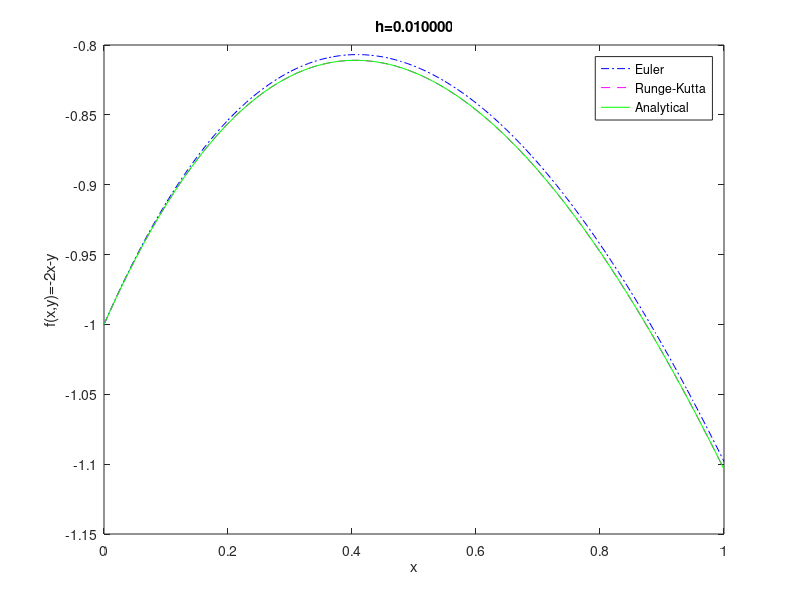
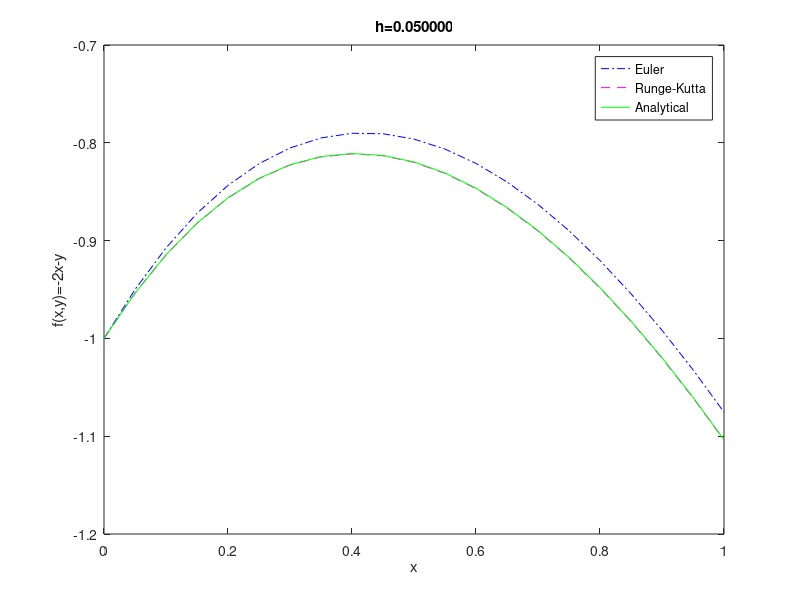
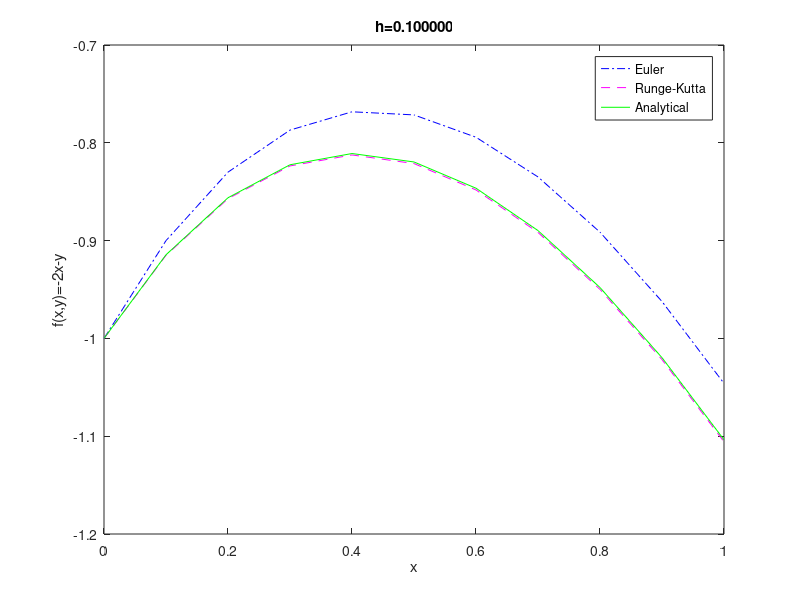
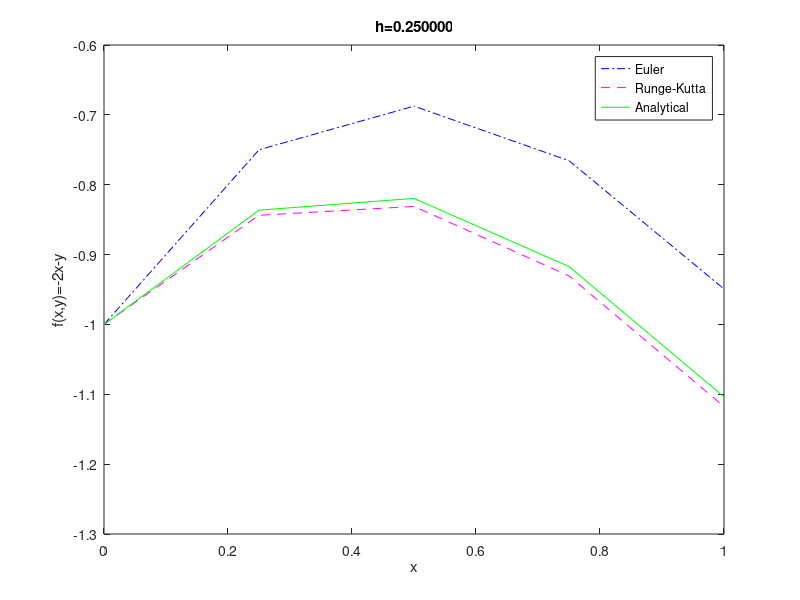

Here is the MATLAB script that generated these plots, in order:
%% Exercise 2a

f = @(x,y) -2*x-y;  % function to be analysed
y_0 = -1;           % starting point of y
interval = [0 1];   % x in [0,1]
h_vals = [0.01,0.05,0.1,0.25,0.5];

% Euler, RK2 and the analytical solution
euler = @(x_i,y_i,h) y_i + h*f(x_i,y_i);
rungekutta = @(x_i,y_i,h) y_i + 1/2*h*(f(x_i,y_i)+f(x_i+h,y_i+h*f(x_i,y_i)));
analytical = @(x) -3*exp(-x)-2*x+2;

euler_error = length(h_vals);
rungekutta_error = length(h_vals);
for num_run = 1:length(h_vals)
    h = h_vals(num_run);

x = interval(1):h:interval(2);
num_x = length(x);

% allocate memory
y_euler = zeros(1,num_x);
y_rk = zeros(1,num_x);
y_analytical = zeros(1,num_x);

% solve analytically
for i = 1:num_x  % calculate the function inside [0,1]
    y_analytical(i) = analytical(x(i));
end

% solve using Euler and RK2
y_euler(1) = y_0;
y_rk(1) = y_0;

e_err = zeros(1,num_x-1);
rk_err = zeros(1,num_x-1);
for i = 2:num_x  % calculate the function inside [0,1]
    y_euler(i) = euler(x(i-1),y_euler(i-1),h);
    y_rk(i) = rungekutta(x(i-1),y_rk(i-1),h);
    
    e_err(i-1) = (y_analytical(i)-y_euler(i))^2;
    rk_err(i-1) = (y_analytical(i)-y_rk(i))^2;
end
euler_error(num_run) = mean(e_err);
rungekutta_error(num_run) = mean(rk_err);

figure;
plot(x,y_euler,'b-.',x,y_rk,'m--',x,y_analytical,'g-');
xlabel('x');ylabel('f(x,y)=-2x-y');
title(sprintf('h=%f',h));
legend('Euler','Runge-Kutta','Analytical');
end

% print error
for i = 1:length(h_vals)
disp(sprintf('When h=%.2f Euler error=%f and RK2 error=%f.',h_vals(i),euler_error(i),rungekutta_error(i)));
end

%% Exercise 2b

analytical = @(x) -3*exp(-x)-2*x+2;

f = @(x,y) -2*x-y;  % function to be analysed
y_0 = -1;           % starting point of y
interval = [0 1];   % x in [0,1]
x_vals = linspace(interval(1),interval(2),100);
[t,y_ode45] = ode45(f,x_vals,y_0);

% solve analytically
y_analytical = zeros(1,length(x_vals));
for i = 1:length(x_vals)  % calculate the function inside [0,1]
    y_analytical(i) = analytical(x_vals(i));
end

figure;
plot(x_vals,y_analytical,'g-',t,y_ode45,'b:');
xlabel('x');ylabel('f(x,y)=-2x-y');
title('Function ode45');
legend('Analytical','ode45');

